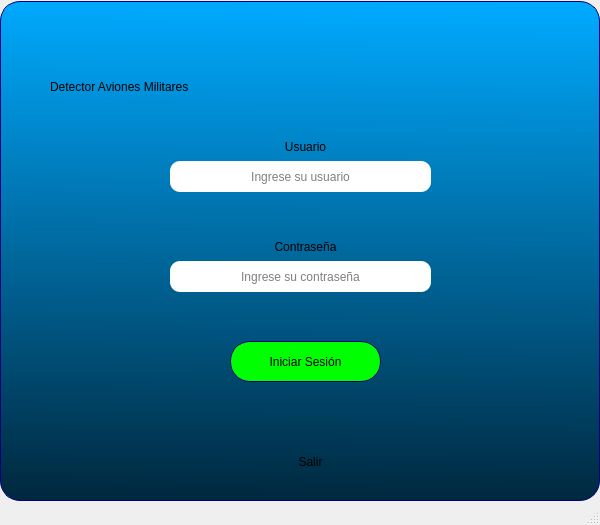
<?xml version="1.0" encoding="UTF-8"?>
<ui version="4.0">
 <class>MainWindow</class>
 <widget class="QMainWindow" name="MainWindow">
  <property name="geometry">
   <rect>
    <x>0</x>
    <y>0</y>
    <width>600</width>
    <height>525</height>
   </rect>
  </property>
  <property name="minimumSize">
   <size>
    <width>600</width>
    <height>525</height>
   </size>
  </property>
  <property name="maximumSize">
   <size>
    <width>600</width>
    <height>525</height>
   </size>
  </property>
  <property name="windowTitle">
   <string>MainWindow</string>
  </property>
  <widget class="QWidget" name="centralwidget">
   <layout class="QVBoxLayout" name="verticalLayout">
    <property name="spacing">
     <number>0</number>
    </property>
    <property name="leftMargin">
     <number>0</number>
    </property>
    <property name="topMargin">
     <number>0</number>
    </property>
    <property name="rightMargin">
     <number>0</number>
    </property>
    <property name="bottomMargin">
     <number>0</number>
    </property>
    <item>
     <widget class="QFrame" name="frame">
      <property name="minimumSize">
       <size>
        <width>600</width>
        <height>500</height>
       </size>
      </property>
      <property name="maximumSize">
       <size>
        <width>600</width>
        <height>500</height>
       </size>
      </property>
      <property name="styleSheet">
       <string notr="true">background-color: qlineargradient(spread:reflect, x1:0.483, y1:0, x2:0.472637, y2:1, stop:0 rgba(0, 170, 255, 255), stop:1 rgba(0, 40, 62, 255));
border-radius:20px;
border:1px solid #00007f;</string>
      </property>
      <property name="frameShape">
       <enum>QFrame::StyledPanel</enum>
      </property>
      <property name="frameShadow">
       <enum>QFrame::Raised</enum>
      </property>
      <widget class="QLabel" name="label">
       <property name="geometry">
        <rect>
         <x>50</x>
         <y>50</y>
         <width>491</width>
         <height>71</height>
        </rect>
       </property>
       <property name="styleSheet">
        <string notr="true">background-color: rgba(0, 0, 0,0%);
font: 75 25pt &quot;Arial&quot;;
border:None</string>
       </property>
       <property name="text">
        <string>Detector Aviones Militares</string>
       </property>
      </widget>
      <widget class="QLabel" name="label_2">
       <property name="geometry">
        <rect>
         <x>240</x>
         <y>130</y>
         <width>131</width>
         <height>31</height>
        </rect>
       </property>
       <property name="styleSheet">
        <string notr="true">background-color: rgba(0, 0, 0,0%);
font: 75 15pt &quot;Arial&quot;;
border:None</string>
       </property>
       <property name="text">
        <string>Usuario</string>
       </property>
       <property name="alignment">
        <set>Qt::AlignCenter</set>
       </property>
      </widget>
      <widget class="QLabel" name="label_3">
       <property name="geometry">
        <rect>
         <x>240</x>
         <y>230</y>
         <width>131</width>
         <height>31</height>
        </rect>
       </property>
       <property name="styleSheet">
        <string notr="true">background-color: rgba(0, 0, 0,0%);
font: 75 15pt &quot;Arial&quot;;
border:None;</string>
       </property>
       <property name="text">
        <string>Contraseña</string>
       </property>
       <property name="alignment">
        <set>Qt::AlignCenter</set>
       </property>
      </widget>
      <widget class="QLineEdit" name="users">
       <property name="geometry">
        <rect>
         <x>170</x>
         <y>160</y>
         <width>261</width>
         <height>31</height>
        </rect>
       </property>
       <property name="styleSheet">
        <string notr="true">background-color: rgb(255, 255, 255);
border-radius:10px;
border:None</string>
       </property>
       <property name="alignment">
        <set>Qt::AlignCenter</set>
       </property>
       <property name="placeholderText">
        <string>Ingrese su usuario</string>
       </property>
      </widget>
      <widget class="QLineEdit" name="password">
       <property name="geometry">
        <rect>
         <x>170</x>
         <y>260</y>
         <width>261</width>
         <height>31</height>
        </rect>
       </property>
       <property name="styleSheet">
        <string notr="true">background-color: rgb(255, 255, 255);
border-radius:10px;
border:None</string>
       </property>
       <property name="alignment">
        <set>Qt::AlignCenter</set>
       </property>
       <property name="placeholderText">
        <string>Ingrese su contraseña</string>
       </property>
      </widget>
      <widget class="QPushButton" name="bt_ingresar">
       <property name="geometry">
        <rect>
         <x>230</x>
         <y>340</y>
         <width>151</width>
         <height>41</height>
        </rect>
       </property>
       <property name="styleSheet">
        <string notr="true">QPushButton{
	background-color: rgb(0, 255, 0);
	font: 75 12pt &quot;MS Shell Dlg 2&quot;
}
QPushButton:hover{
	background-color: rgb(255, 255, 0);
	font: 75 12pt &quot;MS Shell Dlg 2&quot;
}</string>
       </property>
       <property name="text">
        <string>Iniciar Sesión</string>
       </property>
      </widget>
      <widget class="QPushButton" name="salir">
       <property name="geometry">
        <rect>
         <x>260</x>
         <y>440</y>
         <width>101</width>
         <height>41</height>
        </rect>
       </property>
       <property name="styleSheet">
        <string notr="true">QPushButton{
	background-color: rgba(0, 0, 0,0%);
	font: 75 12pt &quot;MS Shell Dlg 2&quot;;
	border:None;
}
QPushButton:hover{
	background-color: rgb(255, 255, 0);
	font: 75 12pt &quot;MS Shell Dlg 2&quot;
}</string>
       </property>
       <property name="text">
        <string>Salir</string>
       </property>
      </widget>
      <widget class="QLabel" name="usuario_incorrecto">
       <property name="geometry">
        <rect>
         <x>220</x>
         <y>190</y>
         <width>161</width>
         <height>31</height>
        </rect>
       </property>
       <property name="styleSheet">
        <string notr="true">background-color: rgba(0, 0, 0,0%);
font: 75 10pt &quot;Arial&quot;;
color:rgb(255, 0, 0);
border:None;</string>
       </property>
       <property name="text">
        <string/>
       </property>
       <property name="alignment">
        <set>Qt::AlignCenter</set>
       </property>
      </widget>
      <widget class="QLabel" name="contrasena_incorrecta">
       <property name="geometry">
        <rect>
         <x>210</x>
         <y>290</y>
         <width>191</width>
         <height>31</height>
        </rect>
       </property>
       <property name="styleSheet">
        <string notr="true">background-color: rgba(0, 0, 0,0%);
font: 75 10pt &quot;Arial&quot;;
color:rgb(255, 0, 0);
border:None;</string>
       </property>
       <property name="text">
        <string/>
       </property>
       <property name="alignment">
        <set>Qt::AlignCenter</set>
       </property>
      </widget>
      <widget class="QLabel" name="cargando">
       <property name="geometry">
        <rect>
         <x>240</x>
         <y>380</y>
         <width>131</width>
         <height>31</height>
        </rect>
       </property>
       <property name="styleSheet">
        <string notr="true">background-color: rgba(0, 0, 0,0%);
font: 75 10pt &quot;Arial&quot;;
color:rgb(255, 0, 0);
border:None;</string>
       </property>
       <property name="text">
        <string/>
       </property>
       <property name="alignment">
        <set>Qt::AlignCenter</set>
       </property>
      </widget>
     </widget>
    </item>
   </layout>
  </widget>
  <widget class="QStatusBar" name="statusbar"/>
 </widget>
 <resources/>
 <connections>
  <connection>
   <sender>salir</sender>
   <signal>clicked()</signal>
   <receiver>MainWindow</receiver>
   <slot>close()</slot>
   <hints>
    <hint type="sourcelabel">
     <x>259</x>
     <y>458</y>
    </hint>
    <hint type="destinationlabel">
     <x>233</x>
     <y>552</y>
    </hint>
   </hints>
  </connection>
 </connections>
</ui>
